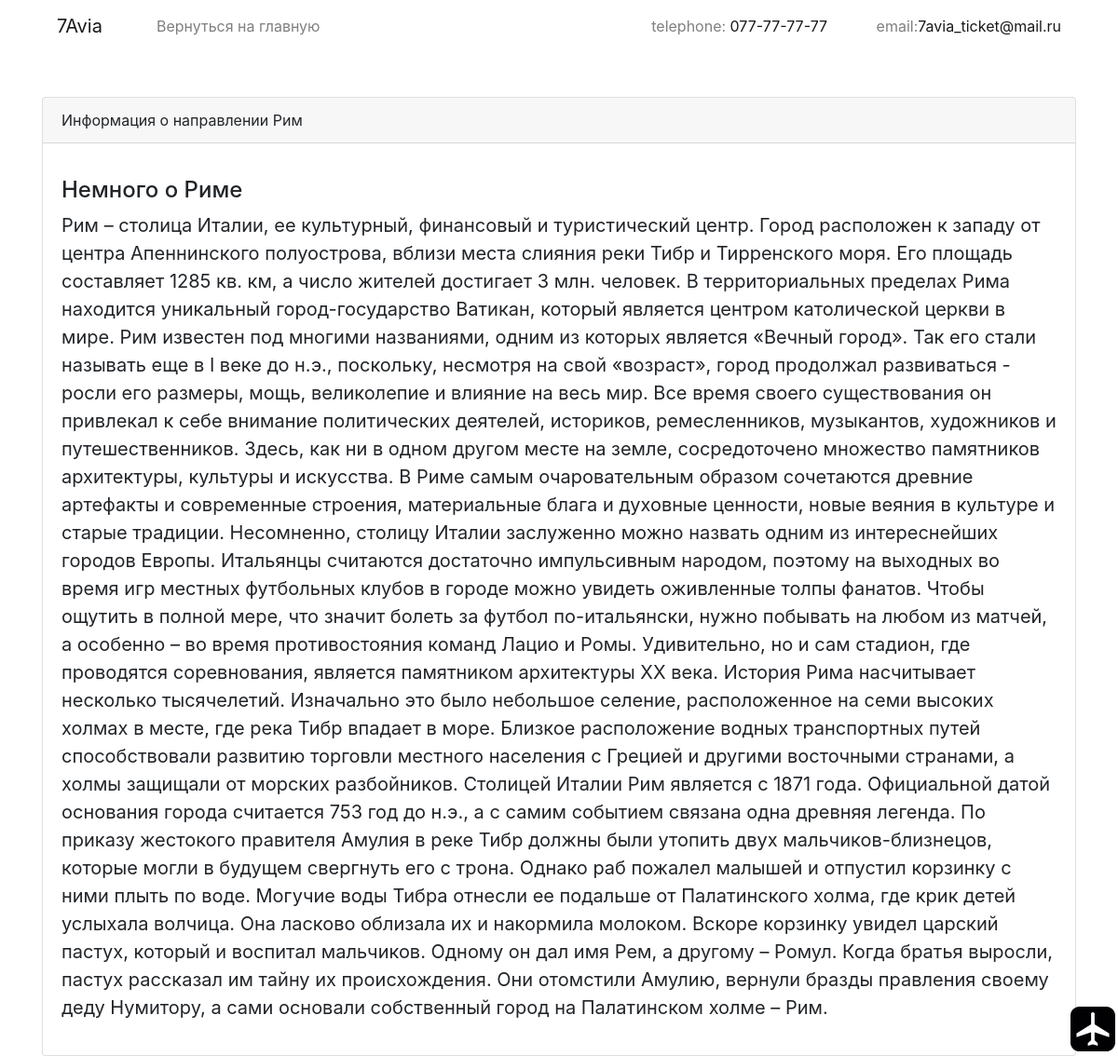
Screenshot of /infoRim.php with the database file from the repository.
### tables this page shows
CREATE TABLE `direction` (
  `id_direction` int(11) NOT NULL,
  `to_country` varchar(50) DEFAULT NULL,
  `from_country` varchar(50) DEFAULT NULL,
  `info` text DEFAULT NULL
);

### functions.php (called while the page is built, shortened)
<?php
function getRim(){
    global $link;
    $sql = "SELECT * FROM `direction` WHERE id_direction=3";
	$query= $link->query($sql);
	$query->execute();
	$data = $query->fetchAll();
	return $data;
}
?>

### infoRim.php (the view, shortened to what this page needs)
<?php
	require "db_connect.php";
	require "functions.php";
?>
<!doctype html>
<html lang="ru">
  <head>
    <link rel="stylesheet" href="https://cdn.jsdelivr.net/npm/bootstrap@4.5.3/dist/css/bootstrap.min.css">
    <link rel="stylesheet" href="style.css">
  </head>
  <body>
    <div class="container" id="up">
		<nav class="navbar navbar-expand-lg navbar-light " style="background-color:white">
			<a class="navbar-brand" style="margin-right: 50px; " href="#">7Avia</a>
			<div class="collapse navbar-collapse" id="navbarText">
			  <ul class="navbar-nav mr-auto">
				<li class="nav-item">
				  <a class="nav-link" href="index.php">Вернуться на главную</a>
				</li>
			  </ul>
			  <span class="navbar-text">
				telephone: <a class="mr-5" href="tel:078113237"> 077-77-77-77</a>
				email:<a href="mailto:7avia_ticket@mail.ru">7avia_ticket@mail.ru</a>
			  </span>
			</div>
		</nav>
        <div class="card mt-5">
          <div class="card-header">
            Информация о направлении <?php
                  $rim = getRim();
                  foreach($rim as $r)
                  {
                    echo $r['to_country'];
                  }
                ?>
          </div>
          <div class="card-body">
            <blockquote class="blockquote mb-0">
              <p>
                <?php
                  foreach($rim as $r)
                  {
                    echo $r['info'];
                  }
                ?>
              </p>
            </blockquote>
          </div>
        </div>
    </div>
    <a href="#up" style="position:fixed; right:-55px; bottom: 5px;"><img style="width:45%" src="images/fly1.svg"></a>
  </body>
</html>

### style.css (style rules this page uses)
html { scroll-behavior: smooth; }

### rows the page displays
direction: to_country "Рим", info "Немного о Риме Рим – столица Италии, ее культурный, финансовый и туристический центр. Город расположен к западу от центра Апеннинского полуострова, вблизи места слияния реки Тибр и Тирренского моря. Его площадь составляет 1285 кв. км, а число жителей достигает 3 млн. человек. В территориальных пределах Рима находится уникальный город-государство Ватикан, который является центром католической церкви в мире. Рим известен под многими названиями, одним из которых является «Вечный город». Так его стали называть еще в I веке до н.э., поскольку, несмотря на свой «возраст», город продолжал развиваться - росли его размеры, мощь, великолепие и влияние на весь мир. Все время своего существования он…"
